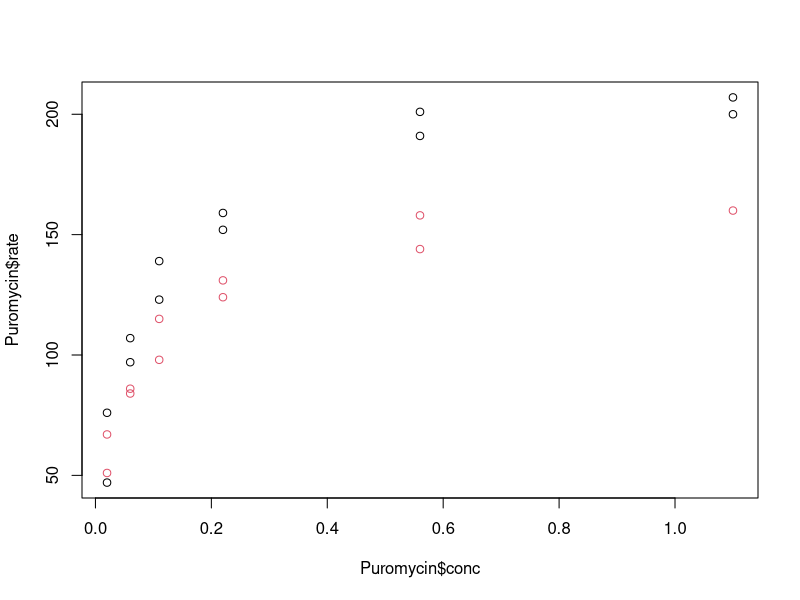

Source code (R): (Note: this script raises an error after producing the figure.)
func <- function(x, y0, k) y0 * exp(k * x)
func_start <- function(x, y) list(y0 = min(y), k = 0)



func_start(x = Puromycin$conc, y = Puromycin$rate)

plot(Puromycin$rate ~ Puromycin$conc, col = Puromycin$state)


library(minpack.lm)
# fit the curve


res$data
res$data$outlier_density |> table()


ggplot() +
  geom_jitter(aes(x, y), res$data) +
  geom_line(aes(x, y), tibble(x = res$data |> pull(x), y = predict(res$fit)))

# exponential plateau
func <- function(x, y0, ym, k) ym - (ym - y0) * exp(-k * x)
func_start <- function(x, y) list(ym = max(y), y0 = min(y), k = 1)

# fit the curve to the data
fit <- fit_model(
  .data = Puromycin,
  .x_var = conc,
  .y_var = rate,
  .curve_func = func,
  .start_func = func_start,
  .detect_outliers = TRUE,
  .lower_bounds = list(y0 = 50),
  .shared_group = state,
  .shared_params = c("k", "y0"),
  control = minpack.lm::nls.lm.control(maxiter = 1e3)
)

# create data from each group
predicted <- map(unique(Puromycin$state), function(i) {
  # more data points = smoother curve
  # this is easier than a geom_function approach
  x_vals <- seq(min(fit$data$x), max(fit$data$x), length.out = 1e4)
  # create the data and return
  tibble(
    x = x_vals,
    y = predict(fit$fit, newdata = tibble(x = x_vals, group = i)),
    group = i
  )
})
# collate predicted data
predicted <- bind_rows(predicted)

# plot
ggplot(mapping = aes(x, y, colour = group)) +
  geom_point(data = fit$data) +
  geom_line(data = predicted)
